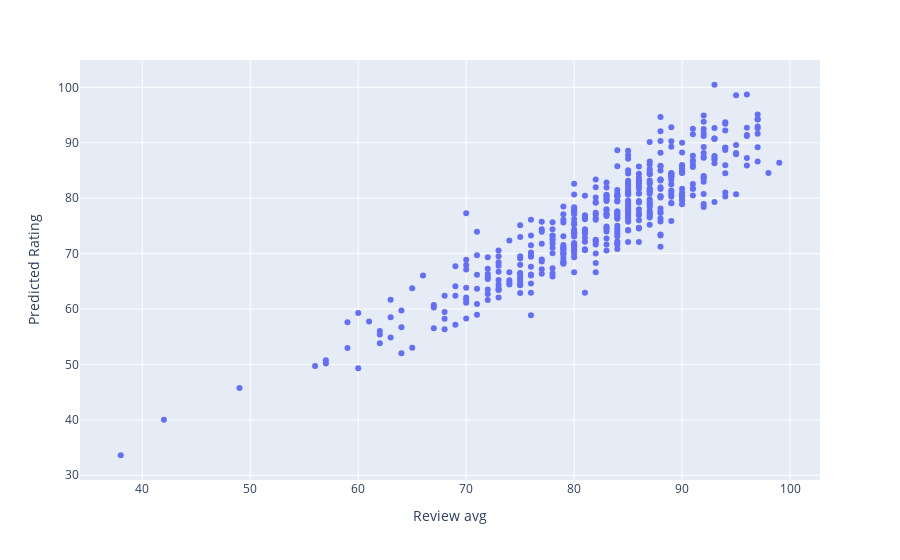

Notebook source saved alongside this figure:
### Code cell
# scatter plot of predictions vs review avg
fig = px.scatter(scores_comp, x="Review avg", y="Predicted Rating", hover_name= 'Game')
fig
# switch to a different chart type that shows spread?

### Figure 1 — Plotly figure (JSON) as saved in the notebook; plotly's stock layout.template omitted (floating-point values rounded to 4 significant figures; data arrays with more than 128 entries replaced by an {"elided": "..."} marker saying what was removed)
{"data": [{"hovertemplate": "<b>%{hovertext}</b><br><br>Review avg=%{x}<br>Predicted Rating=%{y}<extra></extra>", "hovertext": {"elided": "443 str values"}, "legendgroup": "", "marker": {"color": "#636efa", "symbol": "circle"}, "mode": "markers", "name": "", "orientation": "v", "showlegend": false, "type": "scatter", "x": {"elided": "443 int values"}, "xaxis": "x", "y": {"elided": "443 float values"}, "yaxis": "y"}], "layout": {"legend": {"tracegroupgap": 0}, "margin": {"t": 60}, "xaxis": {"anchor": "y", "domain": [0, 1], "title": {"text": "Review avg"}}, "yaxis": {"anchor": "x", "domain": [0, 1], "title": {"text": "Predicted Rating"}}}}
